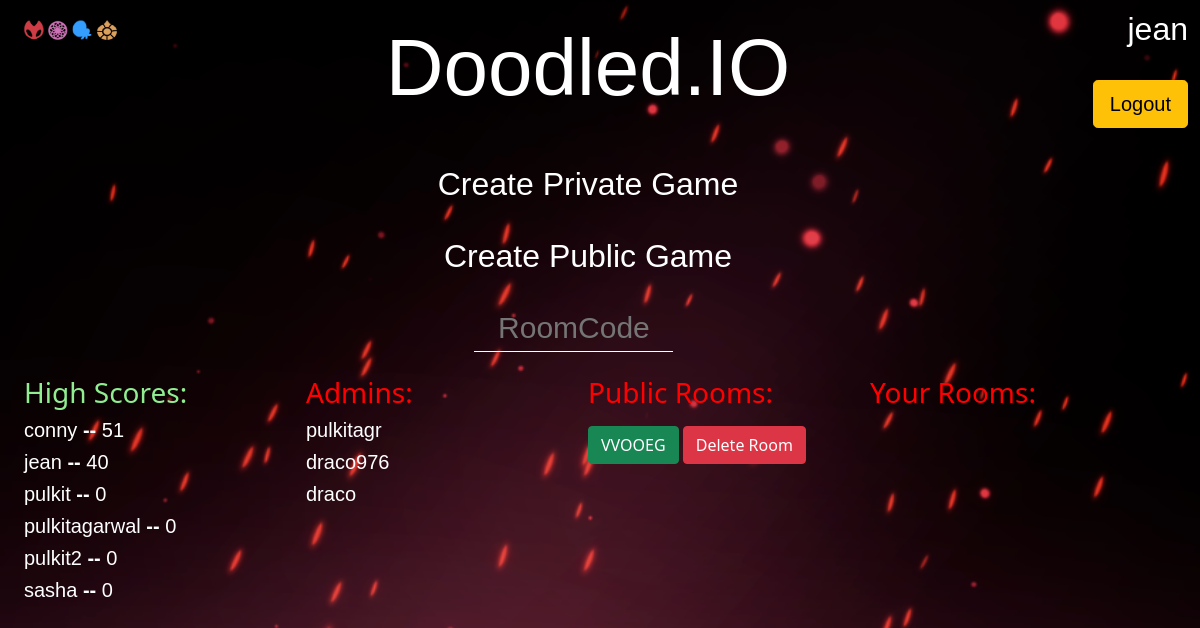
The page /menu/ (signed in) on the database as committed earlier.
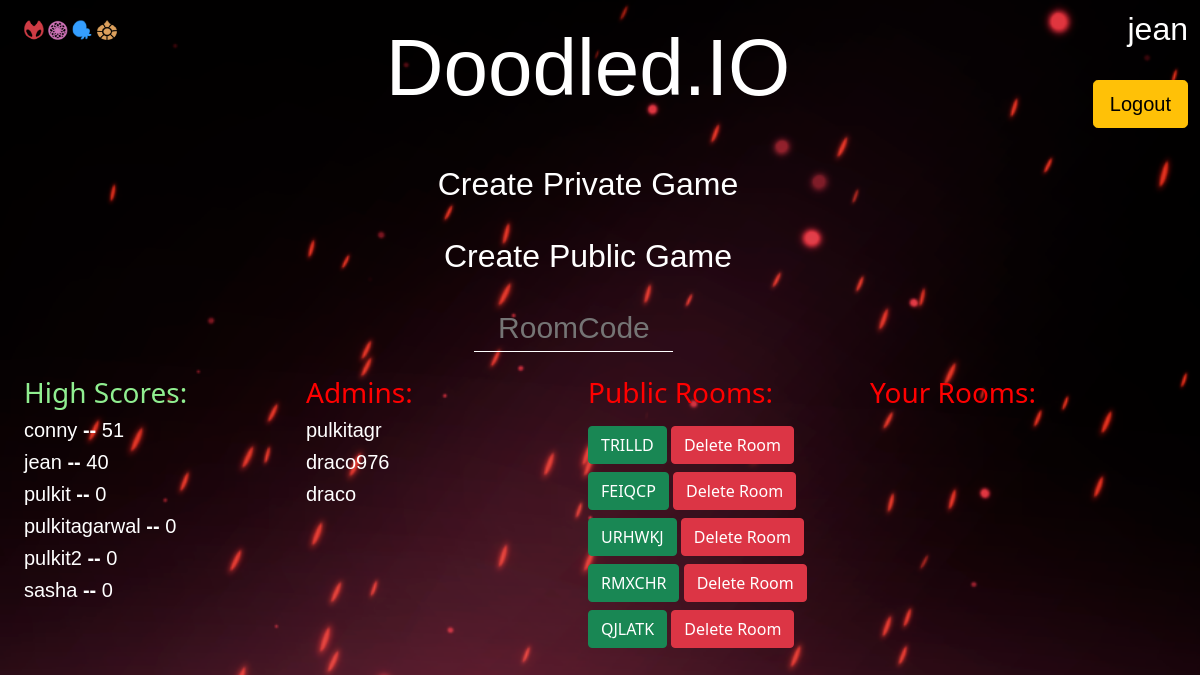
The same page on the database as committed later.
### chats/models.py (models this page shows)
class Room(models.Model):
    owner = models.ForeignKey(User, on_delete=models.CASCADE)
    room_code = models.CharField(max_length=6, default="")
    room_type = models.CharField(max_length=7, default="")
    canvas_data_url = models.TextField(default="none")
    started = models.BooleanField(default=False)
    done_players = models.ManyToManyField(User, related_name="done_players")
    rem_players = models.ManyToManyField(User, related_name="rem_players")
    current_player = models.ForeignKey(User, on_delete=models.SET(owner), related_name="current_player")
    guessed = models.ManyToManyField(User, related_name="guessed")
    word = models.CharField(max_length=100, default="")
    startTime = models.DateTimeField(auto_now_add=True)
    round_no = models.IntegerField(default=0)
    def __str__(self) -> str:
        return self.room_code

### doodle/views.py (the view)
# urls.py: path('menu/', views.menu, name='menu'),
def menu(request):
    user = request.user
    if user.is_authenticated:
        template = loader.get_template('menu.html')
        user_list = User.objects.all()
        code_list = Room.objects.all()
        admin = []
        nonadmin = []
        for player in user_list:
            if player.is_superuser:
                admin.append(player)
            else :
                nonadmin.append((player, player.user_score.high_score))
        nonadmin.sort(reverse=True, key = lambda x: x[1])
        context = {
            'username': user.username,
            'admin': admin,
            'codelist': code_list,
            'loggedin': user,
            'nonadmin': nonadmin,
        }
        return HttpResponse(template.render(context, request))
    else:
        return redirect('/accounts/login')

### templates/menu.html (shortened to what this page needs)
{% extends 'login-reg-base.html' %}
{% block content %}
    <div class= "col align-self-end top-right"
    style="position: absolute; right: 0; top: 0; color: white; text-align:right;
    font-family: 'Supernatural Knight', sans-serif;
    margin-top: 10px;"
    >
      <h2>{{username}}</h2>
      <br>
      <a href = "{% url 'logout' %}"><button class="btn btn-warning btn-lg">Logout</button></a>
      <br>
    </div>
    <div style=" font-family: 'monaco', monospace; text-align: center;">
      <br>
      <a href="{% url 'main1' %}" class="themed-button">
        <span class="inactive">Create Private Game</span>
      </a>
      <br>
      <br>
      <a href="{% url 'main0' %}" class="themed-button">
        <span class="inactive">Create Public Game</span>
      </a>
      <br>
      <br>
    </div>
    <div class="row justify-content-center">
      <div class="col-3" style="text-align: center;">
        <input id="roomcode"
          type="text"
          name="roomcode"
          class="themed-input"
          style="text-align: center; font-family: 'Supernatural Knight', sans-serif; color: white; border-bottom: 1px solid white ; font-size: 30px;"
          placeholder="RoomCode"
          size="9"
          >
      <br>
      </div>
      <br>
    </div>
    <div class="row">
      <div class="col">
        <br>
        <h3 style = "color: lightgreen;">High Scores:</h3>
        {% for user,score in nonadmin %}
          <h5 style="font-family: 'Supernatural Knight', sans-serif; color: white;">{{user}} <b>--</b> {{score}}</h5>
        {% endfor %}
      </div>
      <div class="col">
        <br>
        <h3>Admins:</h3>
        {% for user in admin %}
            <h5 style="font-family: 'Supernatural Knight', sans-serif; color: white;">{{user}}</h5>
        {% endfor %}
      </div>
      <div class="col">
        <br>
        <h3> Public Rooms: </h3>
        {% for codes in codelist %}
          {% if codes.room_type == "public" %}
            {% if codes.owner == loggedin %}
              <button class="btn btn-success mt-2 public" value="{{codes}}"> {{codes}} </button>
              <button class = "btn btn-danger mt-2 delete" value="{{codes}}">Delete Room</button>
            {% else %}
              <button class="btn btn-success mt-2 public" value="{{codes}}"> {{codes}} - {{codes.owner.username}} </button>
            {% endif %}
            <br>
          {% endif %}
        {% endfor %}
      </div>
      <div class="col">
        <br>
        <h3> Your Rooms: </h3>
        <br>
      </div>
    </div>
{% endblock %}

### templates/login-reg-base.html (shortened to what this page needs)
{% load static %}
<!DOCTYPE html>
<html>
<head>
  <link href="https://cdn.jsdelivr.net/npm/bootstrap@5.1.1/dist/css/bootstrap.min.css" rel="stylesheet">
  <link rel="stylesheet" type="text/css" href="{% static 'style.css' %}">
</head>
<body style="background-image: url(/static/bg3.png) ;
 background-size: cover" id="background">
  <div class="container-fluid row h-90">
        <h1 class="title glow">Doodled.IO</h1>
      {% block content %}
      {% endblock %}
    <div style="position: absolute; top: 20px;">
      <input type="image" src="/static/logo1.png" width="20" height="20" id="bg1">
      <input type="image" src="/static/logo2.png" width="20" height="20" id="bg2">
      <input type="image" src="/static/logo3.png" width="20" height="20" id="bg3">
      <input type="image" src="/static/logo4.png" width="20" height="20" id="bg4">
    </div>
  </div>
</body>
</html>

### static/style.css (style rules this page uses)
h1.title { margin: 20px 0 20px 0; font-family: 'Supernatural Knight', sans-serif; color: white; font-size: 80px; animation: glow 1s ease-in-out infinite alternate; text-align: center; }
.themed-button { font-family: 'Supernatural Knight', sans-serif; color: white; font-size: 32px; transition: all 0.5s; text-decoration: none; }
.themed-input { background-color: transparent; border-bottom: white; color: white; border-top: none; border-left: none; border-right: none; }
h3 { color:red; }
html,body { height: 100%; }
.glow { font-size: 80px; color: #fff; text-align: center; animation: glow 1s ease-in-out infinite alternate; }

Rows that differ between the two databases and show on the page:
removed Room: room_code "VVOOEG"
added Room: room_code "TRILLD"
added Room: room_code "FEIQCP"
added Room: room_code "URHWKJ"
added Room: room_code "RMXCHR"
added Room: room_code "QJLATK"
